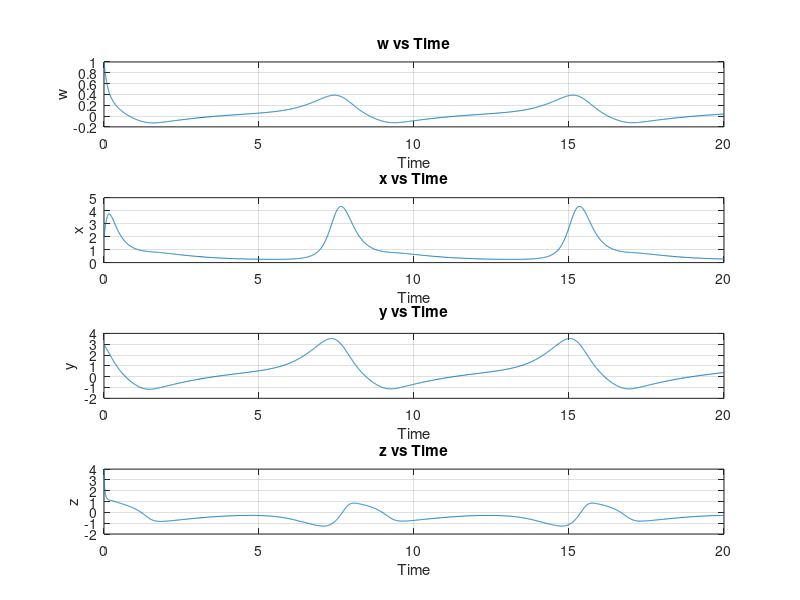

This chart was generated by the following MATLAB code: (Note: this script raises an error after producing the figure.)
%Contributors:
%Course number: ASEN 3801
%File name: main.m
%Created: 1/13/26
clear
clc
close all
function diff_eqs = diff_funcs(t,s)
 % s(1) = w;
 % s(2) = x;
 % s(3) = y;
 % s(4) = z;
 diff_eqs = [-9*s(1) + s(3); 4*s(1)*s(2)*s(3) - s(2)^2; 2*s(1)-s(2)-2*s(4);s(2)*s(3)-s(3)^2-3*s(4)^3];
end

tol = 1e-8;
opt = odeset('RelTol',tol,'AbsTol',tol);
time_span = [0 20];
initial_conds = [1 2 3 4]; % Define initial conditions for w, x, y, z
[t,s] = ode45(@(t,s) diff_funcs(t,s), time_span, initial_conds,opt);

figure();
subplot(4, 1, 1);
plot(t, s(:, 1));
xlabel('Time');
ylabel('w');
title('w vs Time');
grid on;

subplot(4, 1, 2);
plot(t, s(:, 2));
xlabel('Time');
ylabel('x');
title('x vs Time');
grid on;

subplot(4, 1, 3);
plot(t, s(:, 3));
xlabel('Time');
ylabel('y');
title('y vs Time');
grid on;

subplot(4, 1, 4);
plot(t, s(:, 4));
xlabel('Time');
ylabel('z');
title('z vs Time');
grid on;

%% Problem 1b
reltol = 1e-12;
opt = odeset('RelTol',reltol,'AbsTol',reltol);
[t,s_ref] = ode45(@(t,s) diff_funcs(t,s), time_span, initial_conds,opt);
tol = [1e-2 1e-4 1e-6 1e-8 1e-10];
tol_table = zeros(width(s),length(tol));
for i = 1:length(tol)
    opt = odeset('RelTol',tol(i),'AbsTol',tol(i));
    [t,s_b] = ode45(@(t,s) diff_funcs(t,s), time_span, initial_conds,opt);
   for j = 1:width(s)
   tol_table(j,i) = abs(s_b(end,j)-s_ref(end,j));
   end
end